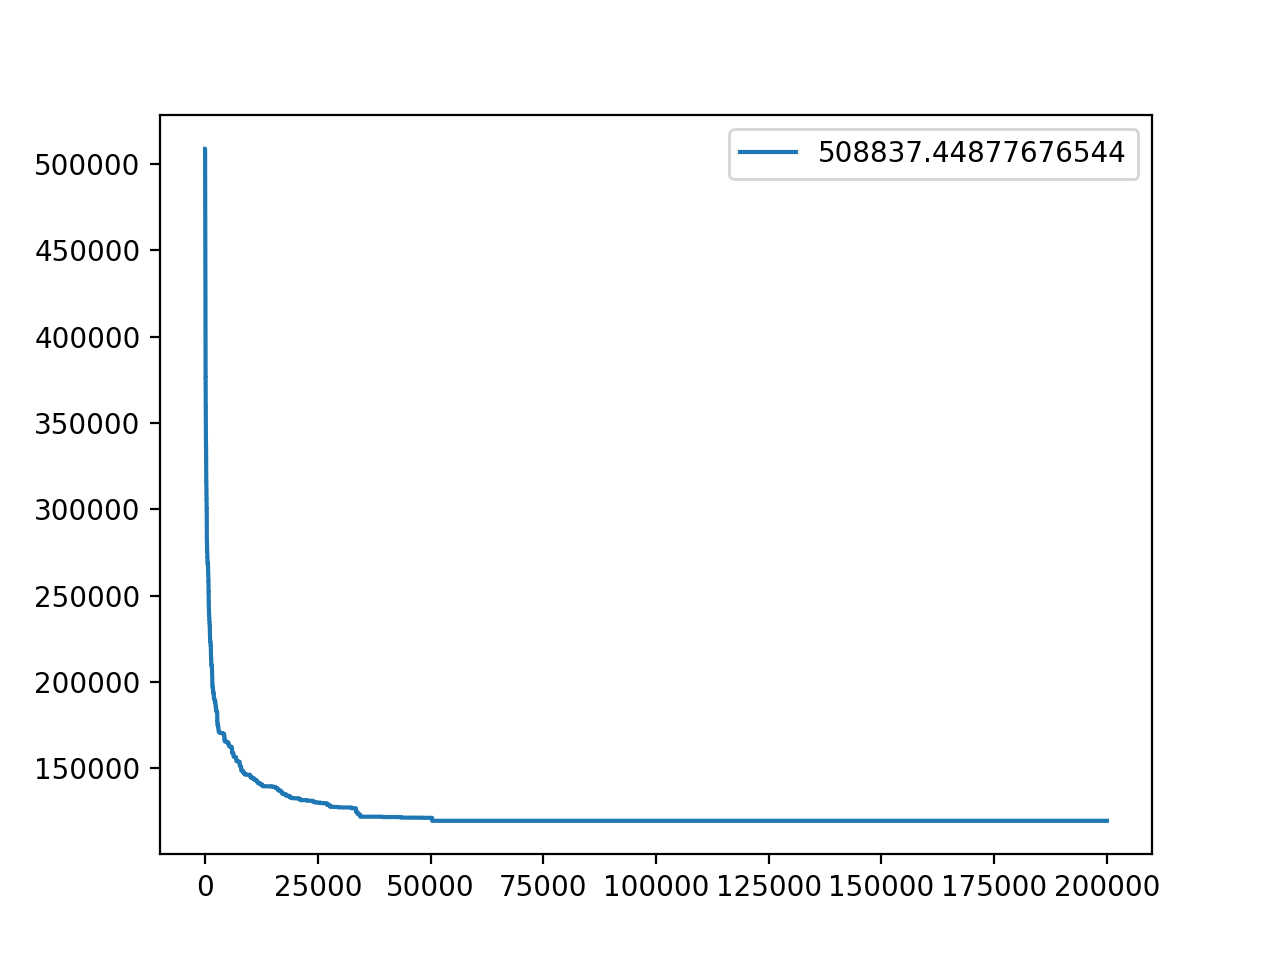

This figure's Python source:
import matplotlib.pyplot as plt
import pandas
import matplotlib
matplotlib.use('svg')

df = pandas.read_csv("2-opt.txt")
fig = plt.figure()
ax = fig.add_subplot()
df.plot(ax=ax)
plt.savefig("plot.png", dpi=200)
plt.close()